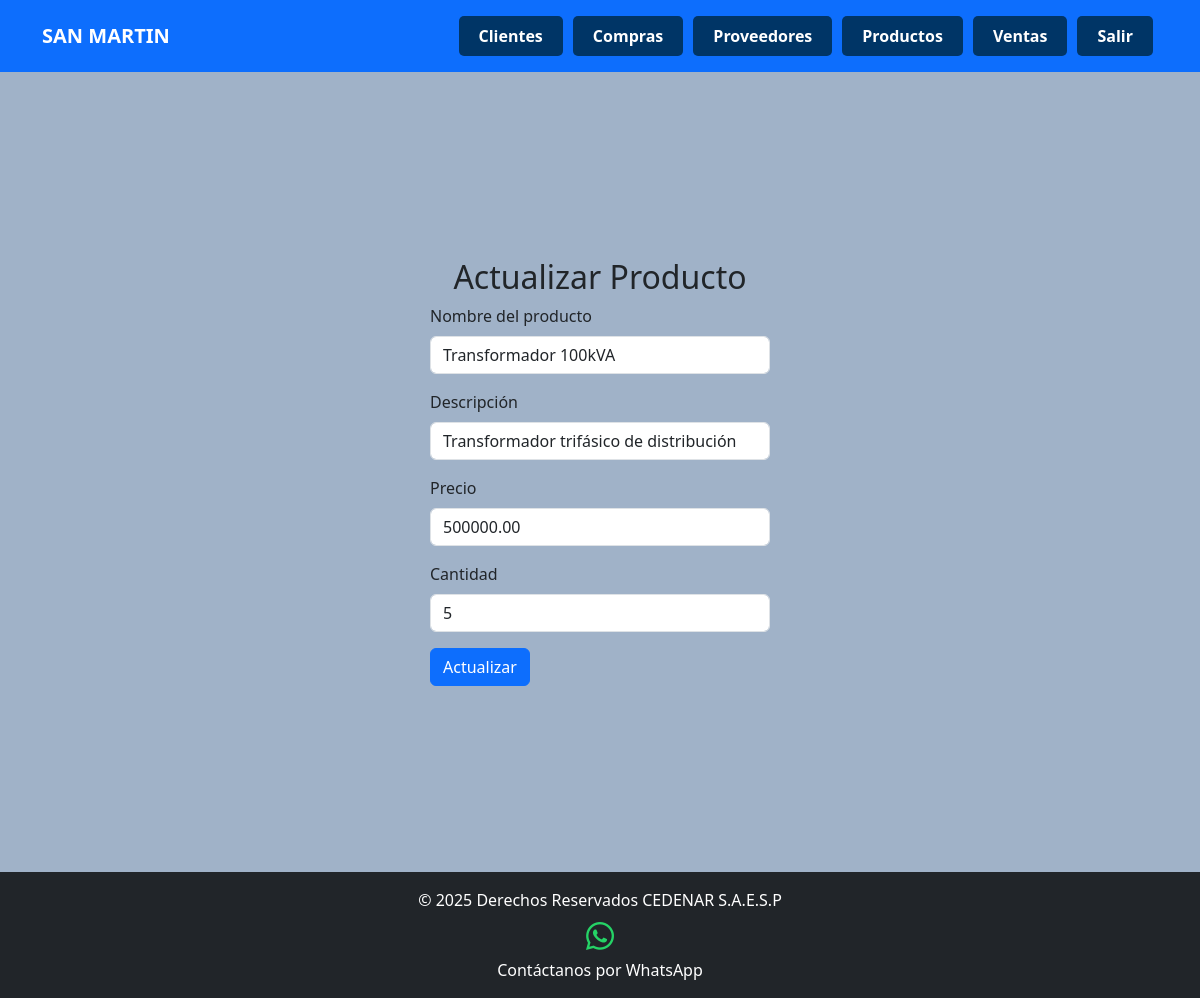
The page /templates/actualizarProducto.php?id=1 (signed in) on the database its author committed.
### tables this page shows
CREATE TABLE `productos` (

  `ID` int NOT NULL AUTO_INCREMENT,

  `Nombre` varchar(100) DEFAULT NULL,

  `Descripcion` varchar(255) DEFAULT NULL,

  `Precio` decimal(10,2) DEFAULT NULL,

  `Stock` int DEFAULT NULL,

  `Categoria` varchar(50) DEFAULT NULL,

  `Especificaciones` text DEFAULT NULL,

  `GarantiaMeses` int DEFAULT NULL,

  `UsuarioID` int DEFAULT NULL,

  PRIMARY KEY (`ID`),

  FOREIGN KEY (`UsuarioID`) REFERENCES `usuario` (`ID`)

);

### models/Conexion.php (called while the page is built, shortened)
<?php
class Conexion {
    private $host = 'localhost:3307';
    private $usuario = 'root';
    private $contrasena = '';
    private $base_de_datos = 'SubestacionSanmartin';
    private $conn;
    public function __construct() {
        $this->conn = new mysqli($this->host, $this->usuario, $this->contrasena, $this->base_de_datos);
    }
    public function getConexion() {
        return $this->conn;
    }
}
?>

### controllers/productoController.php (called while the page is built, shortened)
<?php
require_once '../models/producto.php';
require_once '../models/conexion.php';
class ProductoController {
    private $db;
    public function __construct() {
        $conexion = new Conexion();
        $this->db = $conexion->getConexion();
    }
    public function obtenerProductoPorID($ID, $usuario_id) {
        $sql = "SELECT * FROM productos WHERE ID = ? AND UsuarioID = ?";
        $stmt = $this->db->prepare($sql);
        $stmt->bind_param('is', $ID, $usuario_id);
        $stmt->execute();
        $resultado = $stmt->get_result()->fetch_assoc();
        if ($resultado) {
            return new Producto($resultado['ID'], $resultado['Nombre'], $resultado['Descripcion'], $resultado['Precio'], $resultado['Stock']);
        }
        return null;
    }
}
?>

### models/producto.php (called while the page is built, shortened)
<?php
class Producto {
    private $Nombre;
    private $Descripcion;
    private $Precio;
    private $Stock;
    public function __construct($ID, $Nombre, $Descripcion, $Precio, $Stock) {
        $this->Nombre = $Nombre;
        $this->Descripcion = $Descripcion;
        $this->Precio = $Precio;
        $this->Stock = $Stock;
    }
    public function getNombre() {
        return $this->Nombre;
    }
    public function getDescripcion() {
        return $this->Descripcion;
    }
    public function getPrecio() {
        return $this->Precio;
    }
    public function getStock() {
        return $this->Stock;
    }
}
?>

### templates/actualizarProducto.php (the view, shortened to what this page needs)
<?php
require_once '../includes/headerLogin.php';
require_once '../controllers/productoController.php';
require_once '../models/producto.php';
if (isset($_GET['id']) && is_numeric($_GET['id'])) {
    $id = (int)$_GET['id'];
    $productoController = new ProductoController();
    $producto = $productoController->obtenerProductoPorID($id, $_SESSION['usuario_id']);
    if ($producto) {
        ?>
        <div class="container d-flex justify-content-center align-items-center" style="min-height: 100vh;">
            <form class="col-4 p-3" action="../controllers/productoHandler.php" method="POST">
                <h2 class="text-center" id="titulo">Actualizar Producto</h2>
                <div class="mb-3">
                    <label for="nombre" class="form-label">Nombre del producto</label>
                    <input type="text" class="form-control" name="nombre" value="<?php echo htmlspecialchars($producto->getNombre()); ?>" required>
                </div>
                <div class="mb-3">
                    <label for="descripcion" class="form-label">Descripción</label>
                    <input type="text" class="form-control" name="descripcion" value="<?php echo htmlspecialchars($producto->getDescripcion()); ?>" required>
                </div>
                <div class="mb-3">
                    <label for="precio" class="form-label">Precio</label>
                    <input type="number" class="form-control" name="precio" value="<?php echo htmlspecialchars($producto->getPrecio()); ?>" step="0.01" required>
                </div>
                <div class="mb-3">
                    <label for="stock" class="form-label">Cantidad</label>
                    <input type="number" class="form-control" name="stock" value="<?php echo htmlspecialchars($producto->getStock()); ?>" required>
                </div>
                <button type="submit" class="btn btn-primary" name="BtnActualizar" value="OK">Actualizar</button>
            </form>
        </div>
        <?php
    } else {
        echo "Producto no encontrado.";
    }
} else {
    echo "ID de producto no proporcionado.";
}
?>
<?php
require_once '../includes/footer.php';
?>

### styles.css (style rules this page uses)
html, body { height: 100%; }
body { display: flex; flex-direction: column; }
.fondo { background-color: #b3daff; }

### includes/headerLogin.php (style rules this page uses)
.fondo { background-color: #A0B2C8; min-height: 100vh; }

### rows shown on the page
productos: nombre "Transformador 100kVA", descripcion "Transformador trifásico de distribución", precio "500000.00", stock "5"
